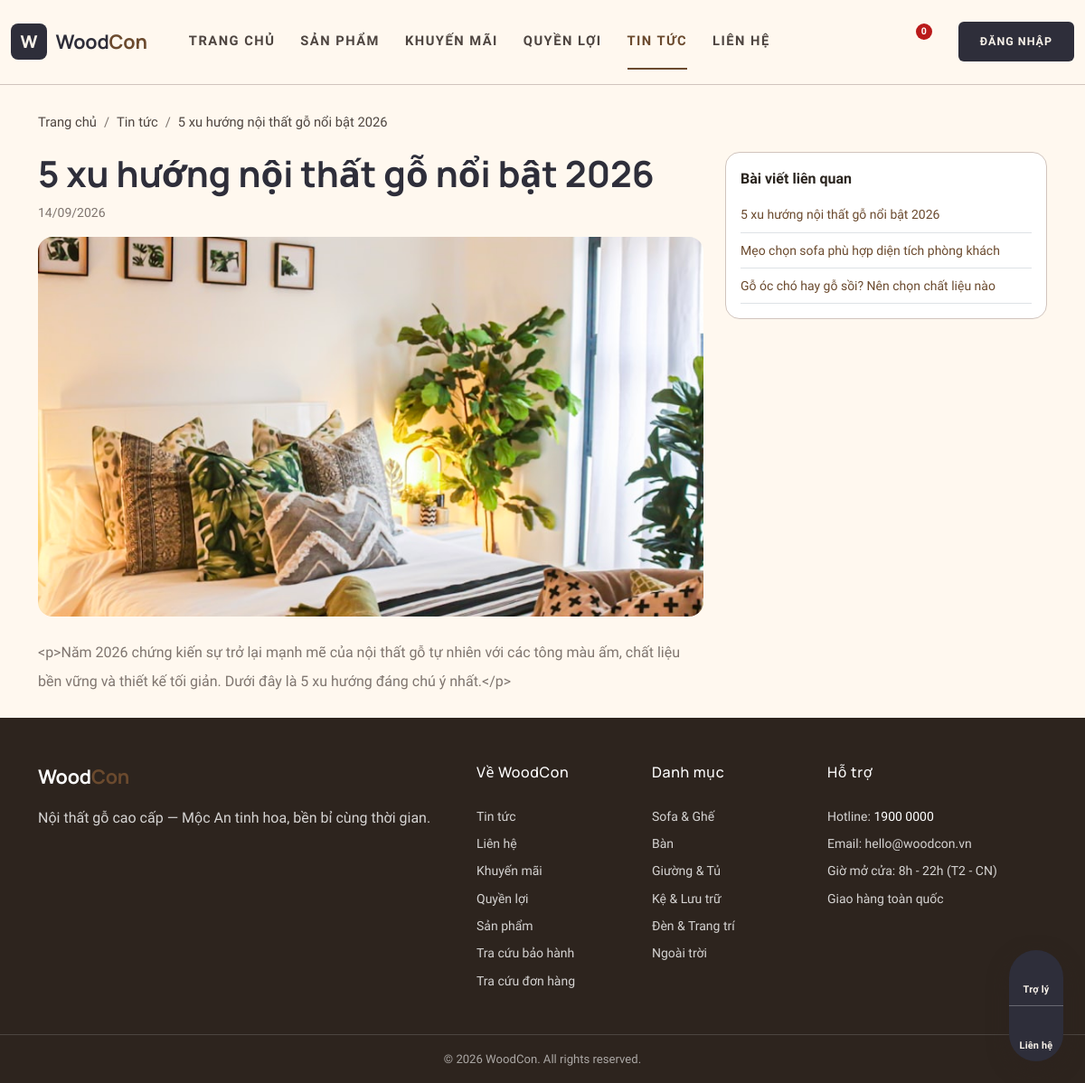
/tin/5-xu-huong-noi-that-go-2026, run on the app's committed database.
### tables this page shows
CREATE TABLE `news` (
  `id` int(10) UNSIGNED NOT NULL,
  `title` varchar(255) NOT NULL,
  `slug` varchar(190) NOT NULL,
  `summary` varchar(500) DEFAULT NULL,
  `content` longtext DEFAULT NULL,
  `image` varchar(255) DEFAULT NULL,
  `author` varchar(120) DEFAULT NULL,
  `view_count` int(11) NOT NULL DEFAULT 0,
  `status` tinyint(1) NOT NULL DEFAULT 1,
  `created_at` timestamp NULL DEFAULT current_timestamp(),
  `updated_at` timestamp NULL DEFAULT current_timestamp() ON UPDATE current_timestamp()
);

CREATE TABLE `categories` (
  `id` int(10) UNSIGNED NOT NULL,
  `parent_id` int(10) UNSIGNED DEFAULT NULL,
  `name` varchar(150) NOT NULL,
  `slug` varchar(180) NOT NULL,
  `image` varchar(255) DEFAULT NULL,
  `description` text DEFAULT NULL,
  `sort_order` int(11) NOT NULL DEFAULT 0,
  `status` tinyint(1) NOT NULL DEFAULT 1,
  `ship_supports_type1` tinyint(1) NOT NULL DEFAULT 1,
  `ship_supports_type2` tinyint(1) NOT NULL DEFAULT 1,
  `install_fee` decimal(15,2) NOT NULL DEFAULT 0.00,
  `created_at` timestamp NULL DEFAULT current_timestamp(),
  `updated_at` timestamp NULL DEFAULT current_timestamp() ON UPDATE current_timestamp()
);

### controllers/BaseController.php (called while the page is built, shortened)
<?php
class BaseController
{
    protected function render(string $view, array $data = []): void
    {
        extract($data, EXTR_SKIP);
        require BASE_PATH . '/web/includes/header.php';
        require BASE_PATH . '/web/views/' . $view . '.php';
        require BASE_PATH . '/web/includes/footer.php';
        exit;
    }
}

### controllers/NewsController.php (called while the page is built, shortened)
<?php
class NewsController extends BaseController
{
    public function show(string $slug): void
    {
        $post = News::bySlug($slug);
        $related = News::latest(3);
        $this->render('news_detail', [
            'pageTitle' => $post['title'] . ' - WoodCon',
            'post'      => $post,
            'related'   => $related,
        ]);
    }
}

### config/config.php (called while the page is built, shortened)
<?php
spl_autoload_register(function (string $class): void {
    $prefix = 'WoodCon\\';
    if (str_starts_with($class, $prefix)) {
        $name = str_replace($prefix, '', $class);
        if (str_starts_with($name, 'Controllers\\')) {
            $file = BASE_PATH . '/controllers/' . str_replace('\\', '/', substr($name, strlen('Controllers\\'))) . '.php';
        } else {
            $file = BASE_PATH . '/models/' . str_replace('\\', '/', $name) . '.php';
        }
    }
});
require_once __DIR__ . '/db.php';
require_once BASE_PATH . '/includes/functions.php';

### config/db.php (called while the page is built, shortened)
<?php
class Database
{
    private static ?PDO $instance = null;
    public static function connect(): PDO
    {
        if (self::$instance === null) {
            $dsn = 'mysql:host=' . DB_HOST . ';dbname=' . DB_NAME . ';charset=utf8mb4';
            $options = [
                PDO::ATTR_ERRMODE            => PDO::ERRMODE_EXCEPTION,
                PDO::ATTR_DEFAULT_FETCH_MODE => PDO::FETCH_ASSOC,
                PDO::ATTR_EMULATE_PREPARES   => false,
                PDO::MYSQL_ATTR_INIT_COMMAND => "SET NAMES utf8mb4 COLLATE utf8mb4_unicode_ci, time_zone = '+07:00'",
            ];
            try {
                self::$instance = new PDO($dsn, DB_USER, DB_PASS, $options);
            } catch (PDOException $e) {
                http_response_code(500);
                die('Lỗi kết nối cơ sở dữ liệu. Vui lòng kiểm tra DB_* trong file .env và đã import file database/schema.sql.');
            }
        }
        return self::$instance;
    }
}

### models/Base.php (called while the page is built, shortened)
<?php
abstract class Base
{
    protected static string $table = '';
    protected static function db(): PDO
    {
        return Database::connect();
    }
    public static function where(
        string $condition,
        array $params = [],
        string $columns = '*',
        string $orderBy = 'id DESC',
        ?int $limit = null,
        ?int $offset = null
    ): array {
        $sql = "SELECT {$columns} FROM `" . static::$table . "` WHERE {$condition} ORDER BY {$orderBy}";
        if ($limit !== null) {
            $sql .= " LIMIT {$limit}";
        }
        $stmt = static::db()->prepare($sql);
        $stmt->execute($params);
        return $stmt->fetchAll();
    }
    public static function first(string $sql, array $params = []): ?array
    {
        $stmt = static::db()->prepare($sql);
        $stmt->execute($params);
        $row = $stmt->fetch();
        return $row === false ? null : $row;
    }
}

### models/News.php (called while the page is built, shortened)
<?php
class News extends Base
{
    public static function latest(int $limit = 3): array
    {
        return static::where('status = 1', [], '*', 'created_at DESC', $limit);
    }
    public static function bySlug(string $slug): ?array
    {
        return static::first('SELECT * FROM news WHERE slug = ? AND status = 1 LIMIT 1', [$slug]);
    }
}

### models/Category.php (called while the page is built, shortened)
<?php
class Category extends Base
{
    public static function getParents(): array
    {
        return static::where('parent_id IS NULL AND status = 1', [], '*', 'sort_order ASC, id ASC');
    }
    public static function getChildren(int $parentId): array
    {
        return static::where('parent_id = ? AND status = 1', [$parentId], '*', 'sort_order ASC, id ASC');
    }
    public static function getTree(): array
    {
        $tree = [];
        foreach (static::getParents() as $parent) {
            $parent['children'] = static::getChildren((int)$parent['id']);
            $tree[] = $parent;
        }
        return $tree;
    }
}

### web/views/news_detail.php (the view, shortened to what this page needs)
<div class="container py-4">
    <div class="app-crumb"><a href="<?= BASE_URL ?>">Trang chủ</a><span class="sep">/</span><a href="<?= BASE_URL ?>/tin-tuc">Tin tức</a><span class="sep">/</span><span><?= e($post['title']) ?></span></div>
    <div class="row g-4">
        <div class="col-lg-8">
            <h1 class="fw-bold"><?= e($post['title']) ?></h1>
            <div class="text-muted small mb-3"><?= format_date($post['created_at'], 'd/m/Y') ?></div>
            <?php if ($post['image']): ?>
                <img src="<?= e(image_url($post['image'] ?? '')) ?>" class="w-100" style="border-radius:var(--wc-radius);max-height:420px;object-fit:cover" alt="">
            <?php endif; ?>
            <div class="mt-4 text-muted lh-lg"><?= nl2br(e($post['content'])) ?></div>
        </div>
        <div class="col-lg-4">
            <div class="app-filter-card p-3">
                <div class="fw-bold mb-2">Bài viết liên quan</div>
                <?php foreach ($related as $__n): ?>
                    <a class="d-block py-2 border-bottom small" href="<?= BASE_URL ?>/tin/<?= e($__n['slug']) ?>"><?= e($__n['title']) ?></a>
                <?php endforeach; ?>
            </div>
        </div>
    </div>
</div>

### web/includes/footer.php (shortened to what this page needs)
</main>
<footer class="app-footer">
    <div class="container py-5">
        <div class="row g-5">
            <div class="col-lg-5">
                <span class="app-brand-text text-white">Wood<span>Con</span></span>
                <p class="mt-3 mb-2">Nội thất gỗ cao cấp — Mộc An tinh hoa, bền bỉ cùng thời gian.</p>
                <div class="d-flex gap-3 mt-3">
                    <a href="#" class="social-btn" aria-label="Facebook"><?= icon('bi-facebook') ?></a>
                    <a href="#" class="social-btn" aria-label="Instagram"><?= icon('bi-instagram') ?></a>
                    <a href="#" class="social-btn" aria-label="Youtube"><?= icon('bi-youtube') ?></a>
                </div>
            </div>
            <div class="col-6 col-lg-2">
                <div class="footer-title mb-4">Về WoodCon</div>
                <ul class="list-unstyled small d-grid gap-2 mb-0">
                    <li><a class="text-decoration-none" href="<?= BASE_URL ?>/tin-tuc">Tin tức</a></li>
                    <li><a class="text-decoration-none" href="<?= BASE_URL ?>/lien-he">Liên hệ</a></li>
                    <li><a class="text-decoration-none" href="<?= BASE_URL ?>/khuyen-mai">Khuyến mãi</a></li>
                    <li><a class="text-decoration-none" href="<?= BASE_URL ?>/quyen-loi">Quyền lợi</a></li>
                    <li><a class="text-decoration-none" href="<?= BASE_URL ?>/tim-kiem">Sản phẩm</a></li>
                    <li><a class="text-decoration-none" href="<?= BASE_URL ?>/tra-cuu-bao-hanh">Tra cứu bảo hành</a></li>
                    <li><a class="text-decoration-none" href="<?= BASE_URL ?>/tra-cuu-don-hang">Tra cứu đơn hàng</a></li>
                </ul>
            </div>
            <div class="col-6 col-lg-2">
                <div class="footer-title mb-4">Danh mục</div>
                <ul class="list-unstyled small d-grid gap-2 mb-0">
                    <?php foreach (Category::getTree() as $__fc): ?>
                        <li><a class="text-decoration-none" href="<?= BASE_URL ?>/danh-muc/<?= e($__fc['slug']) ?>"><?= e($__fc['name']) ?></a></li>
                    <?php endforeach; ?>
                </ul>
            </div>
            <div class="col-lg-3">
                <div class="footer-title mb-4">Hỗ trợ</div>
                <ul class="list-unstyled small d-grid gap-2 mb-0">
                    <li>Hotline: <a class="text-white text-decoration-none" href="tel:<?= e(get_setting('hotline', '1900 0000')) ?>"><?= e(get_setting('hotline', '1900 0000')) ?></a></li>
                    <li>Email: <?= e(get_setting('shop_email', 'hello@woodcon.vn')) ?></li>
                    <li>Giờ mở cửa: 8h - 22h (T2 - CN)</li>
                    <li>Giao hàng toàn quốc</li>
                </ul>
            </div>
        </div>
    </div>
    <div class="footer-bottom text-center py-3">
        &copy; <?= date('Y') ?> WoodCon. All rights reserved.
    </div>
</footer>
<?php require_once BASE_PATH . '/web/views/partials/floating-widgets.php'; ?>
</body>
</html>

### assets/css/theme.css (style rules this page uses)
:root { --wc-bg: #fff8ef; --wc-surface: #ffffff; --wc-surface-low: #f9f3ea; --wc-surface-hi: #f3ede4; --wc-surface-high: #ede7de; --wc-surface-highest: #e8e2d9; --wc-border: #e8e2d9; --wc-outline: #7f756f; --wc-outline-variant: #d1c4bd; --wc-primary: #2e2e3a; --wc-primary-strong: #170f0a; --wc-primary-soft: #4f453e; --wc-on-primary: #f9f3ea; --wc-secondary: #6b4a2e; --wc-on-secondary: #ffffff; --wc-secondary-container: #fdcb9b; --wc-secondary-strong: #79542d; --wc-walnut: #6b4423; --wc-wood-oak: #8c6335; --wc-wood-oak-light: #d2b48c; --wc-wood-oak-dark: #a0522d; --wc-wood-walnut: #6b4423; --wc-wood-walnut-dark: #5c3a1e; --wc-wood-ebony: #2f1b14; --wc-wood-burgundy: #4a2c2a; --wc-wood-rosewood: #b76e79; --wc-wood-inlay: #b08d57; --wc-wood-cream: #f7ead8; --wc-tertiary: #11110f; --wc-on-tertiary: #ffffff; --wc-tertiary-container: #262624; --wc-muted: #7f756f; --wc-on-surface-variant: #4e4540; --wc-text: #2a241e; --wc-success: #2e7d5b; --wc-danger: #ba1a1a; --wc-warning: #b06a18; --wc-radius-sm: .375rem; --wc-radius: 1rem; --wc-radius-lg: 1.5rem; --wc-radius-pill: 9999px; --wc-shadow: 0 10px 30px rgba(45, 36, 30, .08); --wc-gold: #c49d33; --wc-gold-light: #e5c07b; --wc-gold-dark: #9a7513; --wc-gold-glow: rgba(197, 155, 39, .14); --wc-container: 1280px; --wc-gutter: 24px; --wc-section: clamp(2.5rem, 6vw, 4.75rem); --wc-pad-mobile: 20px; --wc-pad-desktop: 64px; --wc-font-heading: 'Manrope', system-ui, sans-serif; --wc-font-body: 'Work Sans', system-ui, sans-serif; }
body { font-family: var(--wc-font-body); background-color: var(--wc-bg); color: var(--wc-text); line-height: 1.6; transition: background-color .25s ease, color .25s ease; }
h1, h2, h3, h4, h5, h6, .h1, .h2, .h3, .h4, .h5, .h6 { font-family: var(--wc-font-heading); color: var(--wc-primary); }
a { color: var(--wc-secondary); text-decoration: none; }
.text-muted { color: var(--wc-muted) !important; }

### assets/css/site.css (style rules this page uses)
body.app-layout { padding-top: 80px; }
.app-brand-text { font-family: var(--wc-font-heading); font-weight: 700; font-size: 1.35rem; color: var(--wc-primary); letter-spacing: -.01em; }
.app-brand-text span { color: var(--wc-secondary); }
.app-crumb { font-size: .92rem; color: var(--wc-on-surface-variant); padding-block: 1.25rem; }
.app-crumb a { color: var(--wc-on-surface-variant); }
.app-crumb .sep { margin-inline: .5rem; color: var(--wc-outline); }
.app-filter-card { background: var(--wc-surface); border: 1px solid var(--wc-outline-variant); border-radius: var(--wc-radius); padding: 1.5rem 1.25rem; }
.app-footer { background: #2d241e; color: rgba(255,255,255,.8); }
.app-footer h4, .app-footer .footer-title { font-family: var(--wc-font-heading); color: #fff; font-weight: 500; letter-spacing: .04em; }
.app-footer a { color: rgba(255,255,255,.8); }
.app-footer .social-btn { color: rgba(255,255,255,.8); font-size: 1.2rem; }
.app-footer .footer-bottom { border-top: 1px solid rgba(255,255,255,.15); font-size: .82rem; color: rgba(255,255,255,.6); }

### data on the page
news: title "5 xu hướng nội thất gỗ nổi bật 2026", created_at "14/09/2026", image (picture), content "<p>Năm 2026 chứng kiến sự trở lại mạnh mẽ của nội thất gỗ tự nhiên với các tông màu ấm, chất liệu bền vững và thiết kế tối giản. Dưới đây là 5 xu hướng đáng chú ý nhất.</p>"
news: title "Mẹo chọn sofa phù hợp diện tích phòng khách"
news: title "Gỗ óc chó hay gỗ sồi? Nên chọn chất liệu nào"
categories: name "Sofa & Ghế"
categories: name "Bàn"
categories: name "Giường & Tủ"
categories: name "Kệ & Lưu trữ"
categories: name "Đèn & Trang trí"
categories: name "Ngoài trời"

### other printed values
$__cartCount "0"
get_setting('hotline', '1900 0000') "1900 0000"
get_setting('shop_email', 'hello@woodcon.vn') "hello@woodcon.vn"
